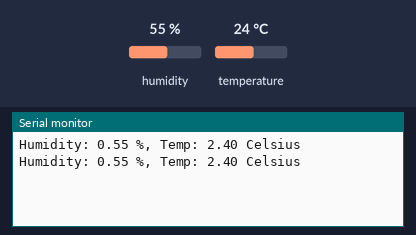
The sketch below on a simulated Arduino Uno, built with avr-gcc and run on an emulated ATmega328P. Shown: the last lines printed to the serial monitor. The inputs (shaded band) are chosen by the test bench; at power-on: humidity 55 %, temperature 24 °C.

Above: at 2.8 s.
2.9 s: humidity set to 22 %
At 4.8 s:
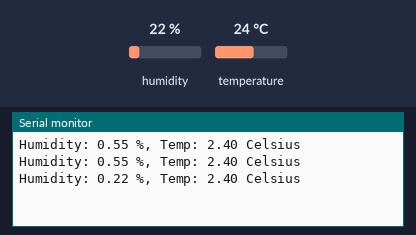
5.6 s: temperature set to 12 °C
At 6.6 s:
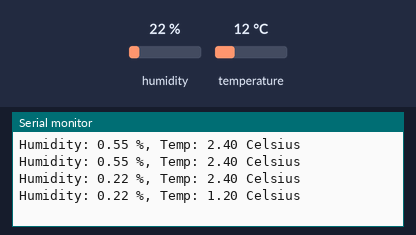
8.3 s: humidity set to 40 %
At 11.3 s:
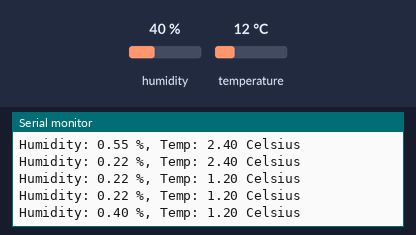
Timing chart, 0 to 12.8 s (numbered marks = the images above; inputs shaded):
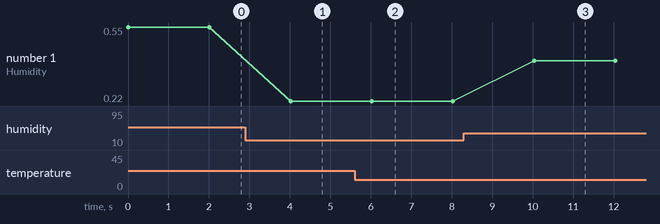

Measured:
- after the input at 2.9 s, the serial monitor: prints a new line after 1.1 s (image 1)
- after the input at 5.6 s, the serial monitor: prints a new line after 0.42 s (image 2)
- after the input at 8.3 s, the serial monitor: prints a new line after 1.7 s (image 3)
- plotted number 1: 0.55 → 0.22 after the input at 2.9 s, 0.22 → 0.4 after the input at 8.3 s

The sketch:

DHTTEST1.ino
```cpp
#include <DHT.h>;
//Constants
#define DHTPIN 2     // what pin we're connected to
#define DHTTYPE DHT22   // DHT 22  (AM2302)
DHT dht(DHTPIN, DHTTYPE); //// Initialize DHT sensor for normal 16mhz Arduino


//Variables
int chk;
float hum;  //Stores humidity value
float humi;
float temp; //Stores temperature value
float tempe;

void setup()
{
    Serial.begin(9600);
  dht.begin();

}

void loop()
{
    //Read data and store it to variables hum and temp
    humi = dht.readHumidity();
    hum=humi/100;
    tempe= dht.readTemperature();
    temp=tempe/10;
    //Print temp and humidity values to serial monitor
    Serial.print("Humidity: ");
    Serial.print(hum);
    Serial.print(" %, Temp: ");
    Serial.print(temp);
    Serial.println(" Celsius");
    delay(2000); //Delay 2 sec.
}
```
